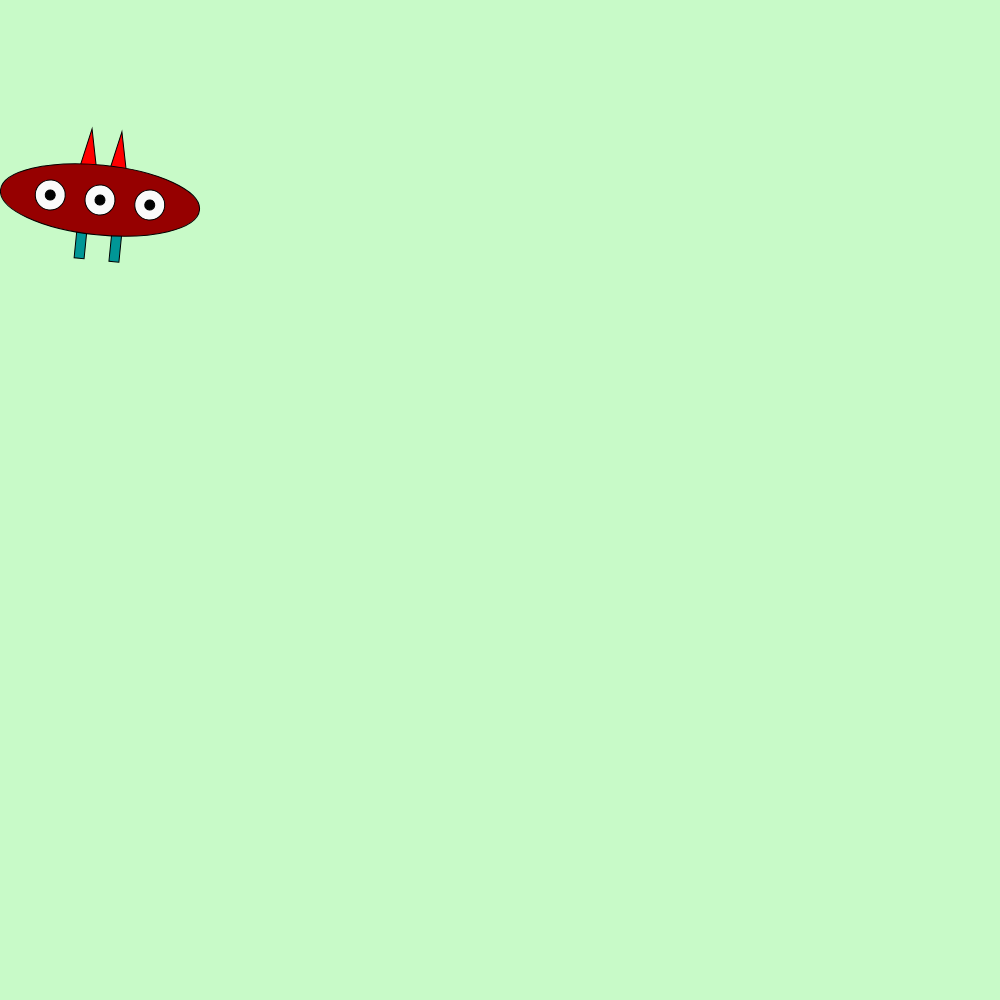
Frame 1 (no input)
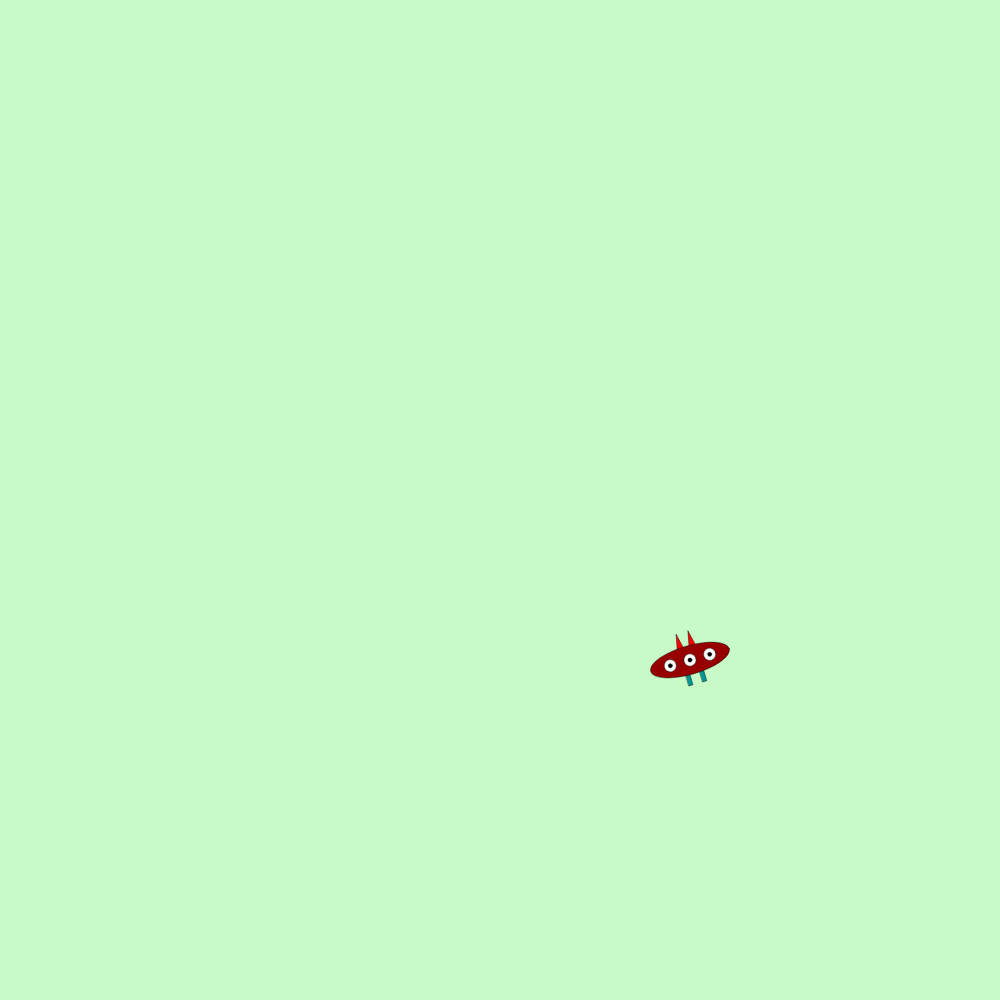
Frame 60 (no input)
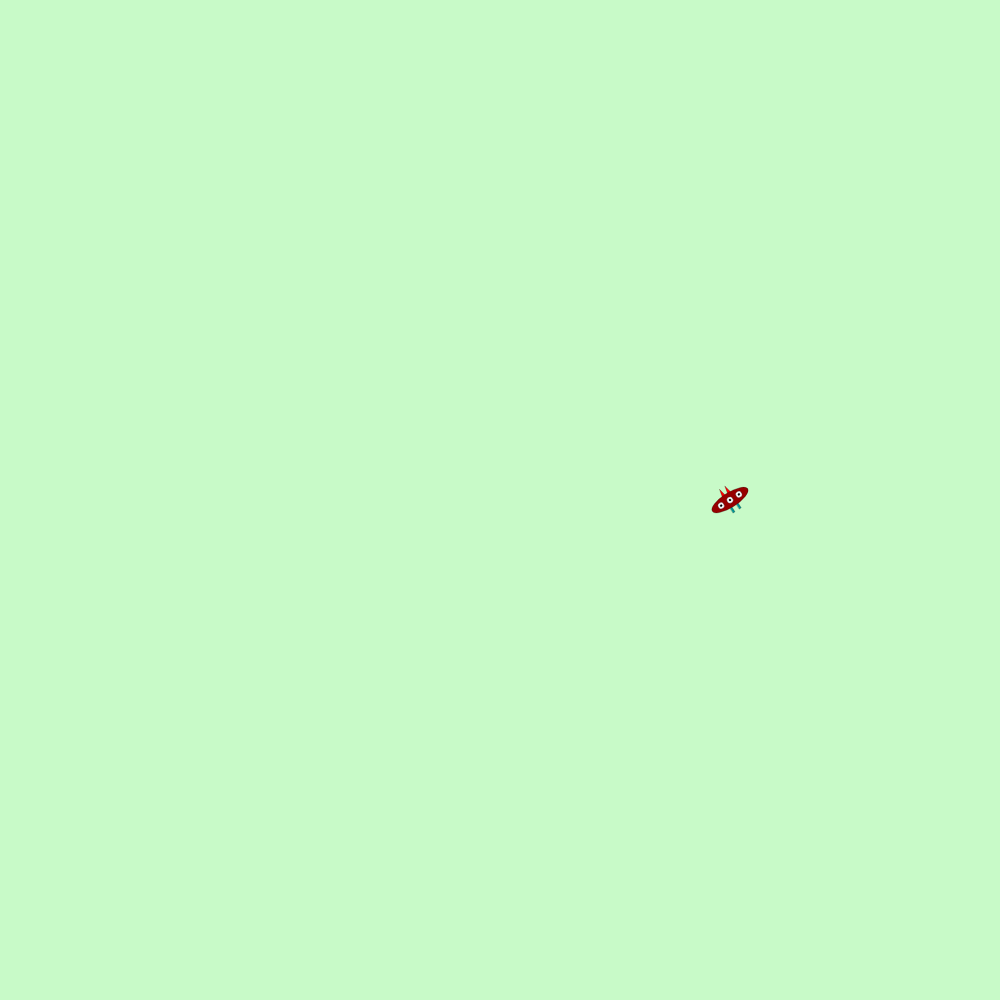
Frame 120 (the mouse pressed at the canvas centre since frame 60)

The p5.js sketch that drew these frames (run headless with seeded random() and noise() and a simulated clock; from frame 60 on, the mouse is pressed at the canvas centre):

// p5.js sketch
// ── sketch.js

var xLoc, yLoc;
var xSpeed, ySpeed;
var angle;
var scl;

function setup() {
  createCanvas(1000,1000);
  xLoc=100;
  yLoc=200;
  xSpeed=10;
  ySpeed=20;
  angle=0;
  scl=1;
}

function draw() {
  background(200,250,200);
  
  angle=angle+.1
  applyMatrix();
  translate(xLoc,yLoc)
  rotate(angle)
  scale(scl)
  makeMonster(0,0);
  xLoc = xLoc+xSpeed;
  yLoc = yLoc+ySpeed
  if(xLoc > 1000){
    
    xSpeed = -1*xSpeed
  }
  
  if(xLoc < 0){
    
    xSpeed = -1*xSpeed
  }
  if(yLoc > 1000){
    
    ySpeed = -1*ySpeed
  }
  
  if(yLoc < 0){
    
    ySpeed = -1*ySpeed
  }
  if (1.1 > scl > 0.2) scl=scl-.01
  if (scl < 0.2) scl=scl+.01
  
  resetMatrix()
}

function makeMonster(varX,varY){
  makeHorns(varX,varY);
  makeLeg(varX - 20,varY+20);
  makeLeg(varX +15,varY + 20);
  makeBody(varX,varY);
  makeEye(varX,varY);
  makeEye(varX - 50,varY);
  makeEye(varX + 50,varY)
}

function makeBody(x,y){
fill(150,0,0);
ellipse(x,y,200,70);
}

function makeLeg(x,y){
  fill(0,150,150)
  rect(x,y,10,40)
}

function makeEye(x,y){
  fill(250)
  ellipse(x,y,30,30)
  fill(1)
  ellipse(x,y,10,10)
}
 function  makeHorns(x,y){
 fill(255,0,0)
 triangle(x,y,x + 15,y - 70,x + 30, y);
 triangle(x,y,x - 15,y - 70,x - 30, y);
}
